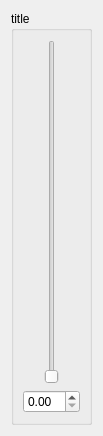
<?xml version="1.0" encoding="UTF-8"?>
<ui version="4.0">
 <class>BoxSlider</class>
 <widget class="QWidget" name="BoxSlider">
  <property name="geometry">
   <rect>
    <x>0</x>
    <y>0</y>
    <width>101</width>
    <height>436</height>
   </rect>
  </property>
  <property name="windowTitle">
   <string>Form</string>
  </property>
  <layout class="QGridLayout" name="gridLayout">
   <item row="0" column="0">
    <widget class="QGroupBox" name="lo">
     <property name="title">
      <string>title</string>
     </property>
     <layout class="QGridLayout" name="gridLayout_2">
      <item row="1" column="0">
       <widget class="QDoubleSpinBox" name="spinbox"/>
      </item>
      <item row="0" column="0" alignment="Qt::AlignHCenter">
       <widget class="QSlider" name="slider">
        <property name="orientation">
         <enum>Qt::Vertical</enum>
        </property>
       </widget>
      </item>
     </layout>
    </widget>
   </item>
  </layout>
 </widget>
 <resources/>
 <connections/>
</ui>
